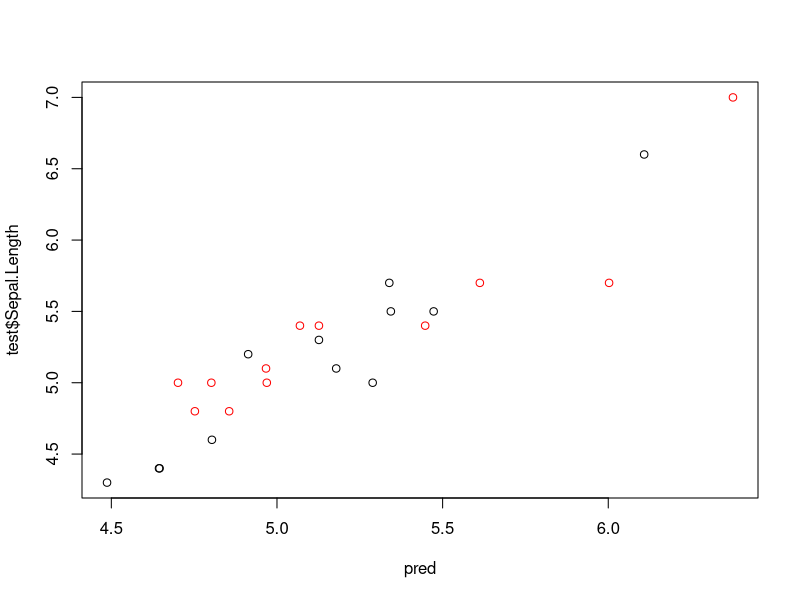

Write the R code that produced this figure.
library(caTools)

# sales = read("sal.csv")
data = head(iris,60)

s = sample.split(data,SplitRatio = 0.7)
print(s)
train = data[s==TRUE,]
test = data[s==FALSE,]

print(nrow(train))
print(nrow(test))

model = lm(Sepal.Length~.,train)
print(model)

pred = predict(model,test)

print(plot(pred,test$Sepal.Length,col=c("red","black"),type='p'))
